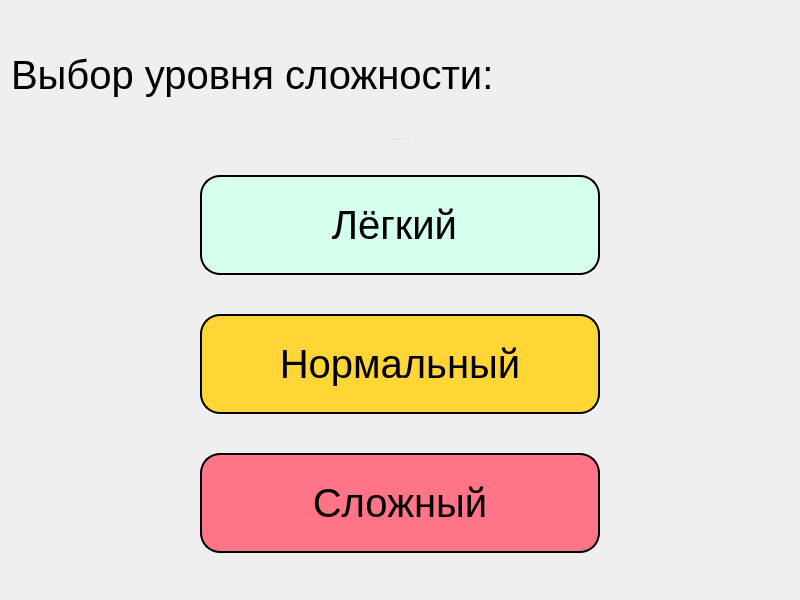
<?xml version="1.0" encoding="UTF-8"?>
<ui version="4.0">
 <class>Levels</class>
 <widget class="QDialog" name="Levels">
  <property name="geometry">
   <rect>
    <x>0</x>
    <y>0</y>
    <width>800</width>
    <height>600</height>
   </rect>
  </property>
  <property name="windowTitle">
   <string>Dialog</string>
  </property>
  <property name="styleSheet">
   <string notr="true">QPushButton{

border-radius: 20px;
border:2px solid;
color: black;
font-size:40px;
}
QPushButton#pushButton{background-color: rgb(213, 255, 236);
}
QPushButton#pushButton_2{background-color: rgb(255, 214, 53);
}
QPushButton#pushButton_3{background-color: rgb(255, 116, 135);
}
QPushButton#pushButton::hover{
background-color: rgb(150, 255, 188);
}
QPushButton#pushButton_2::hover{
background-color:rgb(252, 203, 28);
}
QPushButton#pushButton_3::hover{
background-color:rgb(255, 84, 110);
}
QLabel{
font-size:40px;
}
</string>
  </property>
  <layout class="QGridLayout" name="gridLayout_2">
   <item row="0" column="0">
    <widget class="QSplitter" name="splitter">
     <property name="orientation">
      <enum>Qt::Orientation::Vertical</enum>
     </property>
     <widget class="QLabel" name="label">
      <property name="sizePolicy">
       <sizepolicy hsizetype="Fixed" vsizetype="Fixed">
        <horstretch>0</horstretch>
        <verstretch>0</verstretch>
       </sizepolicy>
      </property>
      <property name="text">
       <string>Выбор уровня сложности:</string>
      </property>
     </widget>
     <widget class="QWidget" name="">
      <layout class="QGridLayout" name="gridLayout">
       <item row="0" column="0">
        <widget class="QPushButton" name="pushButton">
         <property name="maximumSize">
          <size>
           <width>400</width>
           <height>100</height>
          </size>
         </property>
         <property name="text">
          <string>Лёгкий </string>
         </property>
        </widget>
       </item>
       <item row="1" column="0">
        <widget class="QPushButton" name="pushButton_2">
         <property name="maximumSize">
          <size>
           <width>400</width>
           <height>100</height>
          </size>
         </property>
         <property name="text">
          <string>Нормальный</string>
         </property>
        </widget>
       </item>
       <item row="2" column="0">
        <widget class="QPushButton" name="pushButton_3">
         <property name="maximumSize">
          <size>
           <width>400</width>
           <height>100</height>
          </size>
         </property>
         <property name="text">
          <string>Сложный</string>
         </property>
        </widget>
       </item>
      </layout>
     </widget>
    </widget>
   </item>
  </layout>
 </widget>
 <resources/>
 <connections/>
</ui>
